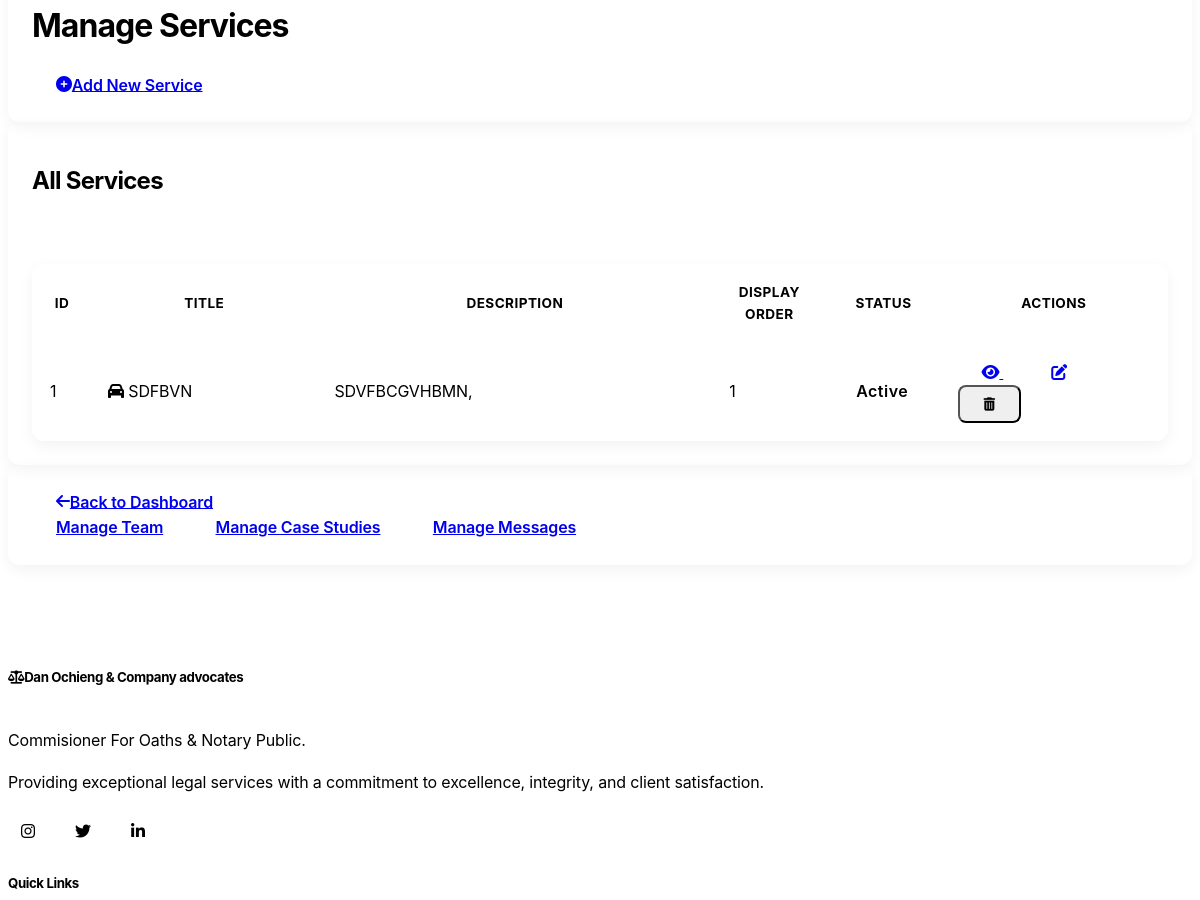
Before: /admin/services (signed in, middle part) with the older database file.
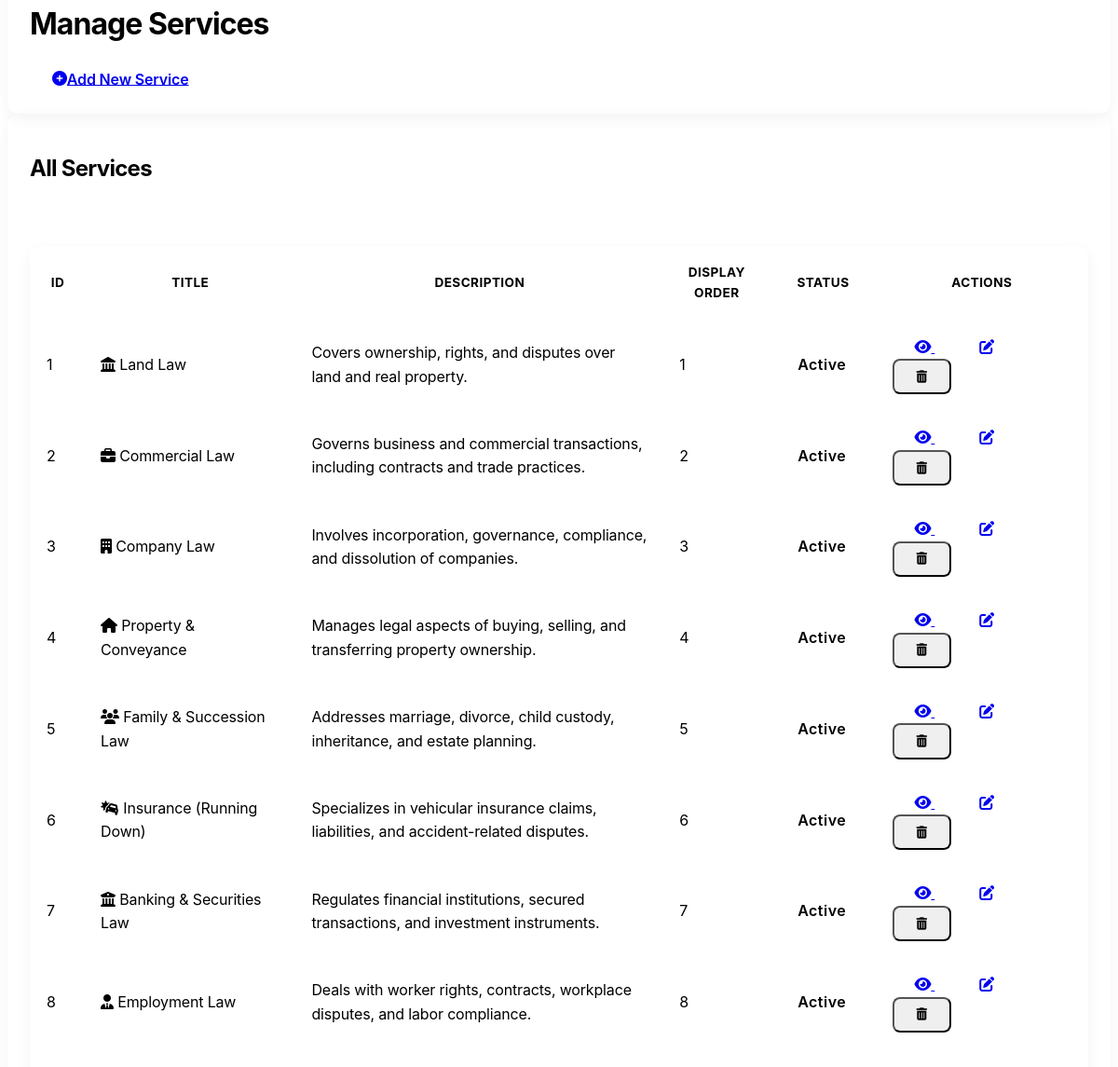
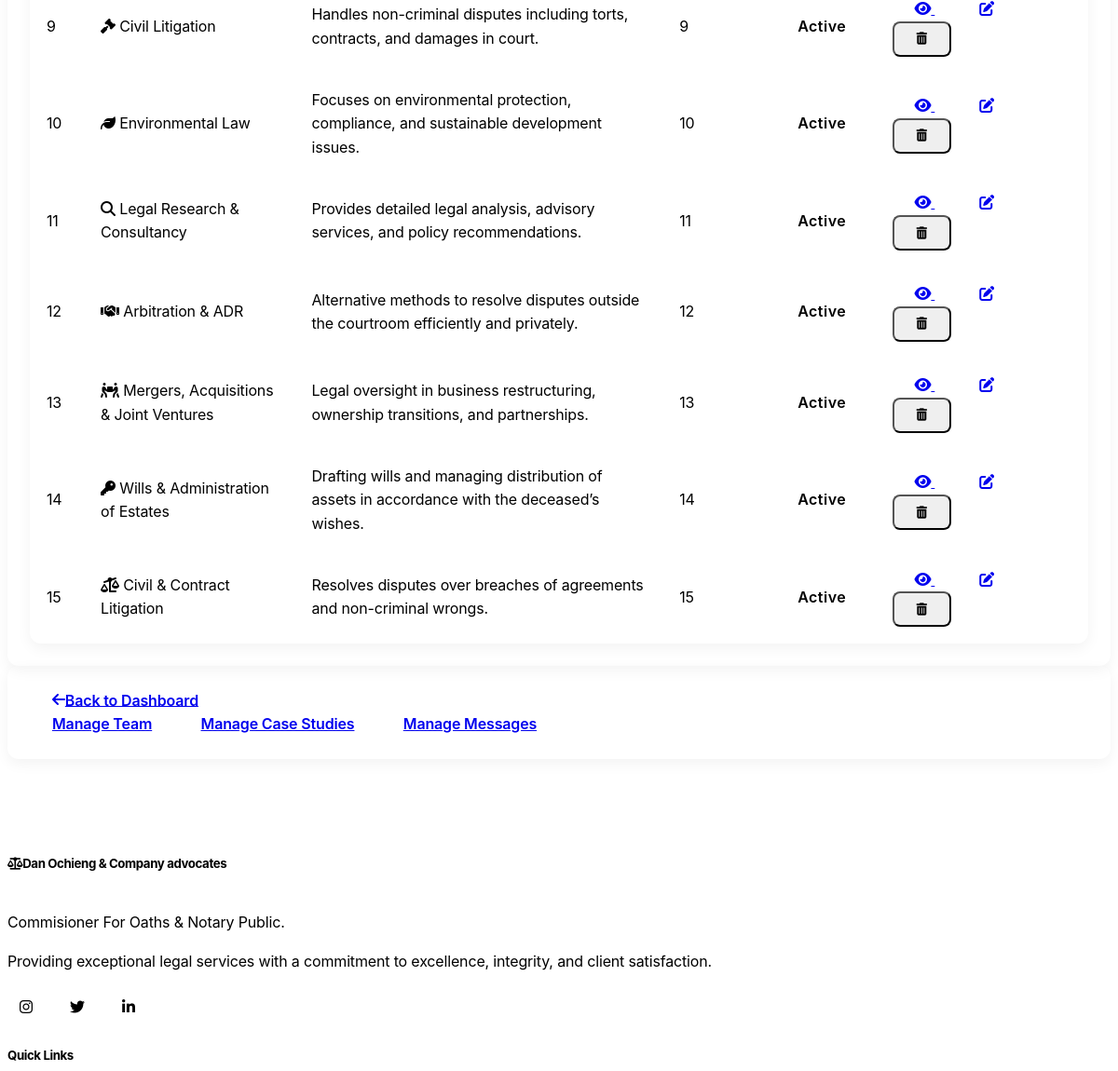
After: the same page with the newer database file (2 pictures, top to bottom).
### models.py (models this page shows, shortened)
class Service(db.Model):
    id = db.Column(db.Integer, primary_key=True)
    title = db.Column(db.String(120), nullable=False)
    slug = db.Column(db.String(150), unique=True, nullable=False)
    description = db.Column(db.Text, nullable=False)
    icon = db.Column(db.String(50))  # Font awesome icon name
    display_order = db.Column(db.Integer, default=0)
    is_active = db.Column(db.Boolean, default=True)
    created_at = db.Column(db.DateTime, default=datetime.utcnow)
    updated_at = db.Column(db.DateTime, default=datetime.utcnow, onupdate=datetime.utcnow)

### routes/admin_routes.py (the view)
    @login_required
    def decorated_function(*args, **kwargs):
        if not current_user.is_admin:
            flash('You need administrator privileges to access this page.', 'danger')
            return redirect(url_for('main.index'))
        return f(*args, **kwargs)

### routes/admin_routes.py (called while the page is built)
def admin_required(f):
    @login_required
    def decorated_function(*args, **kwargs):
        if not current_user.is_admin:
            flash('You need administrator privileges to access this page.', 'danger')
            return redirect(url_for('main.index'))
        return f(*args, **kwargs)
    decorated_function.__name__ = f.__name__
    return decorated_function

@admin_bp.route('/services')
@admin_required
def services():
    services = Service.query.order_by(Service.display_order, Service.title).all()
    return render_template('admin/services.html', title='Manage Services', services=services)

### templates/admin/services.html (shortened to what this page needs)
{% extends "layout.html" %}
{% block content %}
<div class="container-fluid py-4">
    <div class="row mb-4">
        <div class="col-md-12">
            <div class="card">
                <div class="card-body d-flex justify-content-between align-items-center">
                    <h1 class="h3 mb-0">Manage Services</h1>
                    <a href="{{ url_for('admin.new_service') }}" class="btn btn-primary">
                        <i class="fas fa-plus-circle me-2"></i>Add New Service
                    </a>
                </div>
            </div>
        </div>
    </div>
    <div class="row">
        <div class="col-md-12">
            <div class="card">
                <div class="card-header">
                    <h2 class="h5 mb-0">All Services</h2>
                </div>
                <div class="card-body p-0">
                    <div class="table-responsive">
                        <table class="table table-hover admin-table mb-0">
                            <thead>
                                <tr>
                                    <th width="5%">ID</th>
                                    <th width="20%">Title</th>
                                    <th width="35%">Description</th>
                                    <th width="10%">Display Order</th>
                                    <th width="10%">Status</th>
                                    <th width="20%">Actions</th>
                                </tr>
                            </thead>
                            <tbody>
                                {% if services %}
                                    {% for service in services %}
                                    <tr>
                                        <td>{{ service.id }}</td>
                                        <td>
                                            {% if service.icon %}
                                            <i class="{{ service.icon }} me-2 text-primary"></i>
                                            {% endif %}
                                            {{ service.title }}
                                        </td>
                                        <td>{{ service.description|truncate(100) }}</td>
                                        <td>{{ service.display_order }}</td>
                                        <td>
                                            {% if service.is_active %}
                                            <span class="badge bg-success">Active</span>
                                            {% else %}
                                            <span class="badge bg-secondary">Inactive</span>
                                            {% endif %}
                                        </td>
                                        <td>
                                            <a href="{{ url_for('main.service_detail', slug=service.slug) }}" class="btn btn-sm btn-outline-info" target="_blank" title="View">
                                                <i class="fas fa-eye"></i>
                                            </a>
                                            <a href="{{ url_for('admin.edit_service', id=service.id) }}" class="btn btn-sm btn-outline-primary" title="Edit">
                                                <i class="fas fa-edit"></i>
                                            </a>
                                            <button type="button" class="btn btn-sm btn-outline-danger" title="Delete" onclick="confirmDelete('delete-service-{{ service.id }}', 'service')">
                                                <i class="fas fa-trash-alt"></i>
                                            </button>
                                        </td>
                                    </tr>
                                    {% endfor %}
                                {% else %}
                                <tr>
                                    <td colspan="6" class="text-center">No services found. <a href="{{ url_for('admin.new_service') }}">Add a new service</a>.</td>
                                </tr>
                                {% endif %}
                            </tbody>
                        </table>
                    </div>
                </div>
            </div>
        </div>
    </div>
    <div class="row mt-4">
        <div class="col-md-12">
            <div class="card">
                <div class="card-body">
                    <div class="d-flex justify-content-between">
                        <a href="{{ url_for('admin.dashboard') }}" class="btn btn-outline-secondary">
                            <i class="fas fa-arrow-left me-2"></i>Back to Dashboard
                        </a>
                        <div>
                            <a href="{{ url_for('admin.team') }}" class="btn btn-outline-primary me-2">Manage Team</a>
                            <a href="{{ url_for('admin.cases') }}" class="btn btn-outline-primary me-2">Manage Case Studies</a>
                            <a href="{{ url_for('admin.messages') }}" class="btn btn-outline-primary">Manage Messages</a>
                        </div>
                    </div>
                </div>
            </div>
        </div>
    </div>
</div>
{% endblock %}

### templates/layout.html (shortened to what this page needs)
<!DOCTYPE html>
<html lang="en" data-bs-theme="dark">
<head>
    <link rel="stylesheet" href="https://cdn.replit.com/agent/bootstrap-agent-dark-theme.min.css">
    <link rel="stylesheet" href="https://cdnjs.cloudflare.com/ajax/libs/font-awesome/6.4.0/css/all.min.css">
    <link rel="stylesheet" href="{{ url_for('static', filename='css/custom.css') }}">
</head>
<body>
    {% block content %}{% endblock %}
    <footer class="footer mt-5">
        <div class="container">
            <div class="row">
                <div class="col-md-4 mb-4 mb-md-0">
                    <h5 class="mb-4"><i class="fas fa-balance-scale me-2"></i>Dan Ochieng & Company advocates</h5>
                    <p>Commisioner For Oaths & Notary Public.</p>
                    <p>Providing exceptional legal services with a commitment to excellence, integrity, and client satisfaction.</p>
                    <div class="social-icons">
                        <a href="https://www.instagram.com/stanlley_locke/" target="_blank" aria-label="Instagram"><i class="fab fa-instagram"></i></a>
                        <a href="https://x.com/stanley_wasonga" target="_blank" aria-label="Twitter"><i class="fab fa-twitter"></i></a>
                        <a href="https://www.linkedin.com/in/stanley-locke-a4b430327/" target="_blank" aria-label="LinkedIn"><i class="fab fa-linkedin-in"></i></a>
                    </div>
                </div>
                <div class="col-md-4 mb-4 mb-md-0">
                    <h5 class="mb-4">Quick Links</h5>
                </div>
            </div>
        </div>
    </footer>
</body>
</html>

### static/css/custom.css (style rules this page uses)
body { font-family: 'Inter', 'Roboto', sans-serif; letter-spacing: -0.01em; line-height: 1.6; overflow-x: hidden; }
h1, h2, h3, h4, h5, h6 { font-weight: 700; letter-spacing: -0.03em; }
.btn { border-radius: 8px; padding: 0.6rem 1.5rem; font-weight: 600; transition: all 0.3s ease; }
.card { border: none; border-radius: 12px; box-shadow: 0 5px 15px rgba(0, 0, 0, 0.05); overflow: hidden; transition: all 0.3s ease-in-out; }
.card-header { border-bottom: none; padding: 1.25rem 1.5rem; }
.card-body { padding: 1.5rem; }
.footer { background-color: var(--bs-dark); color: var(--bs-light); padding: 5rem 0 3rem; position: relative; overflow: hidden; }
.footer::before { content: ''; position: absolute; top: 0; left: 0; width: 100%; height: 5px; background: linear-gradient(90deg, var(--bs-primary) 0%, var(--bs-info) 100%); }
.footer h5 { font-weight: 700; margin-bottom: 1.5rem; position: relative; display: inline-block; }
.footer h5::after { content: ''; position: absolute; bottom: -10px; left: 0; width: 40px; height: 3px; background: var(--bs-primary); }
.footer a { color: var(--bs-light); text-decoration: none; transition: all 0.3s ease; position: relative; display: inline-block; }
.footer a::after { content: ''; position: absolute; bottom: -2px; left: 0; width: 0; height: 1px; background: var(--bs-info); transition: width 0.3s ease; }
.social-icons { display: flex; gap: 15px; }
.social-icons a { display: flex; align-items: center; justify-content: center; width: 40px; height: 40px; border-radius: 50%; background-color: rgba(255, 255, 255, 0.1); transition: all 0.3s ease; }
.admin-table { border-radius: 12px; overflow: hidden; box-shadow: 0 5px 15px rgba(0, 0, 0, 0.05); }
.admin-table th { border-top: none; font-weight: 700; text-transform: uppercase; font-size: 0.85rem; letter-spacing: 0.03em; padding: 1rem; background-color: rgba(var(--bs-dark-rgb), 0.03); }
.admin-table td { padding: 1rem; vertical-align: middle; }
.admin-table tbody tr { transition: all 0.2s ease; }
.badge { padding: 0.5em 0.8em; font-weight: 600; letter-spacing: 0.03em; border-radius: 6px; }

Changed rows visible on the page:
changed Service id 1: icon "fa-solid fa-car" → "fas fa-landmark" (drawn); title "SDFBVN" → "Land Law"; description "SDVFBCGVHBMN," → "Covers ownership, rights, and disputes over land and real property."
added Service: id "2", title "Commercial Law", description "Governs business and commercial transactions, including contracts and trade practices.", display_order "2", is_active "Active"
added Service: id "3", title "Company Law", description "Involves incorporation, governance, compliance, and dissolution of companies.", display_order "3", is_active "Active"
added Service: id "4", title "Property & Conveyance", description "Manages legal aspects of buying, selling, and transferring property ownership.", display_order "4", is_active "Active"
added Service: id "5", title "Family & Succession Law", description "Addresses marriage, divorce, child custody, inheritance, and estate planning.", display_order "5", is_active "Active"
added Service: id "6", title "Insurance (Running Down)", description "Specializes in vehicular insurance claims, liabilities, and accident-related disputes.", display_order "6", is_active "Active"
added Service: id "7", title "Banking & Securities Law", description "Regulates financial institutions, secured transactions, and investment instruments.", display_order "7", is_active "Active"
added Service: id "8", title "Employment Law", description "Deals with worker rights, contracts, workplace disputes, and labor compliance.", display_order "8", is_active "Active"
added Service: id "9", title "Civil Litigation", description "Handles non-criminal disputes including torts, contracts, and damages in court.", display_order "9", is_active "Active"
added Service: id "10", title "Environmental Law", description "Focuses on environmental protection, compliance, and sustainable development issues.", display_order "10", is_active "Active"
added Service: id "11", title "Legal Research & Consultancy", description "Provides detailed legal analysis, advisory services, and policy recommendations.", display_order "11", is_active "Active"
added Service: id "12", title "Arbitration & ADR", description "Alternative methods to resolve disputes outside the courtroom efficiently and privately.", display_order "12", is_active "Active"
added Service: id "13", title "Mergers, Acquisitions & Joint Ventures", description "Legal oversight in business restructuring, ownership transitions, and partnerships.", display_order "13", is_active "Active"
added Service: id "14", title "Wills & Administration of Estates", description "Drafting wills and managing distribution of assets in accordance with the deceased’s wishes.", display_order "14", is_active "Active"
added Service: id "15", title "Civil & Contract Litigation", description "Resolves disputes over breaches of agreements and non-criminal wrongs.", display_order "15", is_active "Active"
